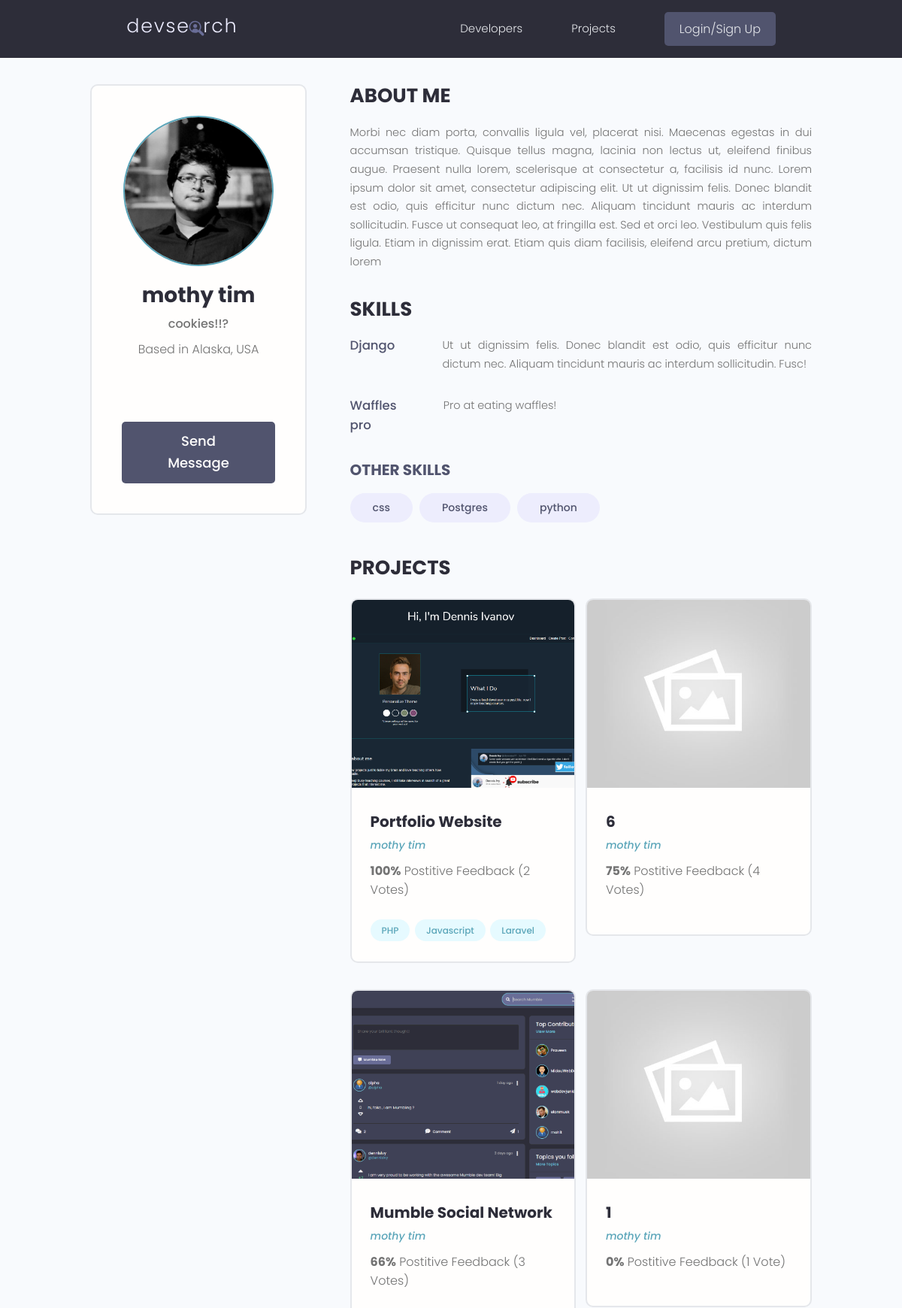
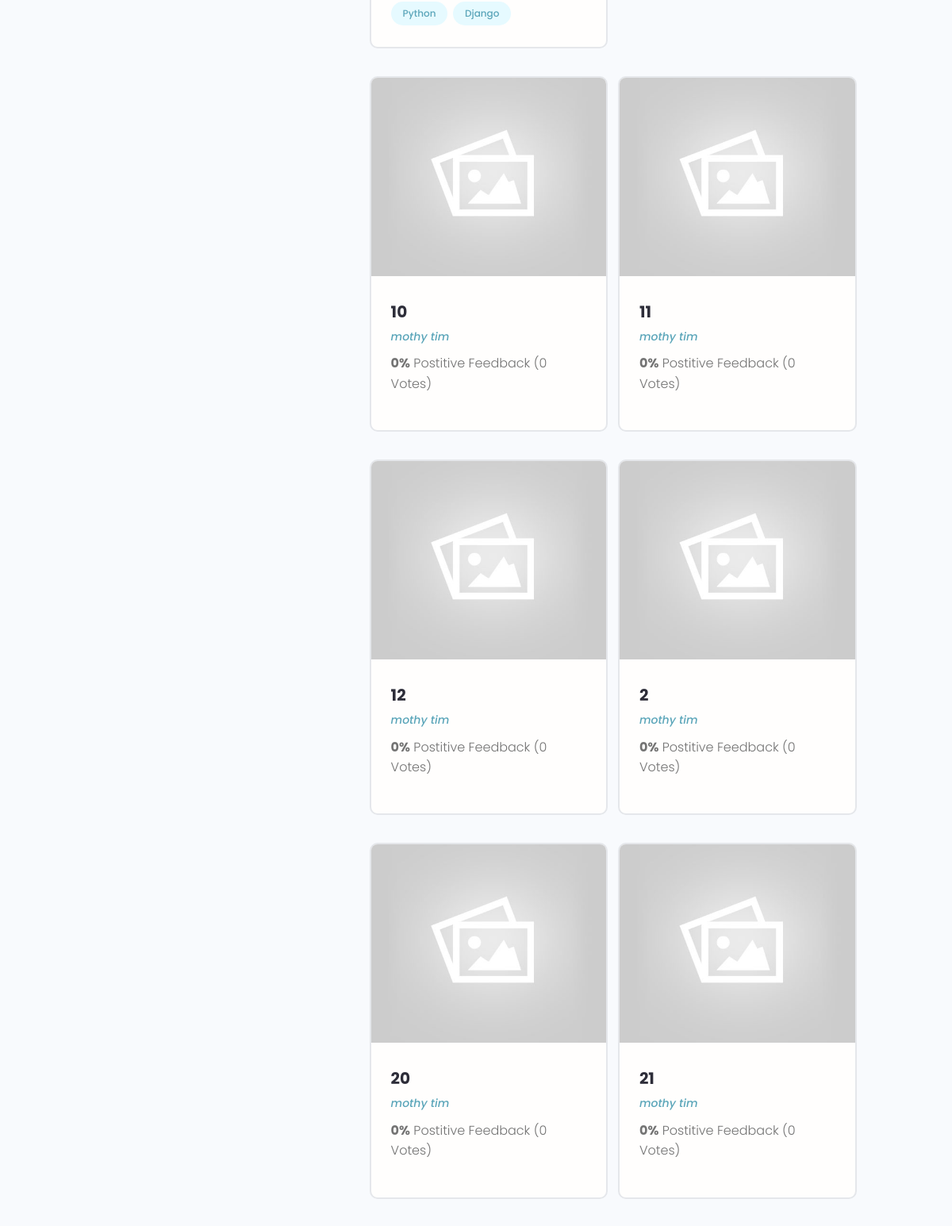
The page /profile/9c400456-2490-4f23-9a9f-ad32e36c8496/ (upper part) on the database its author committed (2 pictures, top to bottom).
### users/models.py (models this page shows, shortened)
class Profile(models.Model):
    user = models.OneToOneField(User, on_delete=models.CASCADE, null=True, blank=True)
    name = models.CharField(max_length=200, blank=True, null=True)
    email = models.EmailField(max_length=500, blank=True, null=True)
    username = models.CharField(max_length=200, blank=True, null=True)
    location = models.CharField(max_length=200, blank=True, null=True)
    short_intro = models.CharField(max_length=200, blank=True, null=True)
    bio = models.TextField(blank=True, null=True)
    profile_image = models.ImageField(blank=True, null=True, upload_to='profiles/', default="profiles/user-default.png")
    social_github = models.CharField(max_length=200, blank=True, null=True)
    social_twitter = models.CharField(max_length=200, blank=True, null=True)
    social_linkedin = models.CharField(max_length=200, blank=True, null=True)
    social_youtube = models.CharField(max_length=200, blank=True, null=True)
    social_website = models.CharField(max_length=200, blank=True, null=True)
    created = models.DateTimeField(auto_now_add=True)
    id = models.UUIDField(default=uuid.uuid4, unique=True, primary_key=True, editable=False)

class Skill(models.Model):
    owner = models.ForeignKey(Profile, on_delete=models.CASCADE, null=True, blank=True)
    name = models.CharField(max_length=200, blank=True, null=True)
    description = models.TextField(null=True,blank=True)
    created = models.DateTimeField(auto_now_add=True)
    id = models.UUIDField(default=uuid.uuid4, unique=True, primary_key=True, editable=False)

### projects/models.py (models this page shows, shortened)
class Project(models.Model):
    owner = models.ForeignKey(Profile, null=True, blank=True, on_delete=models.SET_NULL)
    title = models.CharField(max_length=200)
    description = models.TextField(null=True, blank=True)
    featured_image = models.ImageField(null=True, blank=True, default="default.jpg")
    demo_link = models.CharField(max_length=2000, null=True, blank=True)
    source_link = models.CharField(max_length=2000, null=True, blank=True)
    tags = models.ManyToManyField('Tag', blank=True)
    vote_total = models.IntegerField(default=0, null=True, blank=True)
    vote_ratio = models.IntegerField(default=0, null=True, blank=True)
    created = models.DateTimeField(auto_now_add=True)
    id = models.UUIDField(default=uuid.uuid4, unique=True, primary_key=True, editable=False)
    class Meta:
        ordering = ['-vote_ratio', '-vote_total', 'title']

class Tag(models.Model):
    name = models.CharField(max_length=200)
    created = models.DateTimeField(auto_now_add=True)
    id = models.UUIDField(default=uuid.uuid4, unique=True, primary_key=True, editable=False)

### users/views.py (the view)
# urls.py: path('profile/<str:pk>/', views.userProfile, name="user-profile"),
def userProfile(request, pk):
    profile = Profile.objects.get(id=pk)
    topSkills = profile.skill_set.exclude(description__exact="")
    otherSkills = profile.skill_set.filter(description="")
    context = {'profile':profile, 'topSkills':topSkills, 'otherSkills':otherSkills}
    return render(request, 'users/user-profile.html', context)

### users/templates/users/user-profile.html (shortened to what this page needs)
{% extends 'main.html' %}
{% block content %}
<main class="profile my-md">
    <div class="container">
      <div class="layout">
        <div class="column column--1of3">
          <div class="card text-center">
            <div class="card__body dev">
              <img class="avatar avatar--xl" src="{{ profile.profile_image.url }}" />
              <h2 class="dev__name">{{profile.name}}</h2>
              <p class="dev__title">{{profile.short_intro}}</p>
              <p class="dev__location">Based in {{profile.location}}</p>
              <ul class="dev__social">
              </ul>
              {% if request.user.profile.id != profile.id %}
              <a href="{% url 'create-message' profile.id %}" class="btn btn--sub btn--lg">Send Message </a>
              {% endif %}
            </div>
          </div>
        </div>
        <div class="column column--2of3">
          <div class="devInfo">
            <h3 class="devInfo__title">About Me</h3>
            <p class="devInfo__about">{{profile.bio}}</p>
          </div>
          <div class="devInfo">
            <h3 class="devInfo__title">Skills</h3>
            <div class="devInfo__skills">
              {% for skill in topSkills %}
              <div class="devSkill">
                <h4 class="devSkill__title">{{skill.name}}</h4>
                <p class="devSkill__info">
                 {{skill.description}}
                </p>
              </div>
              {% endfor %}
              <h3 class="devInfo__subtitle">Other Skills</h3>
              <div class="devInfo__otherSkills">
                {% for skill in otherSkills %}
                <span class="tag tag--pill tag--sub tag--lg">
                  <small>{{skill.name}}</small>
                </span>
                {% endfor %}
              </div>
            </div>
          </div>
          <div class="devInfo">
            <h3 class="devInfo__title">Projects</h3>
            <div class="grid grid--two">
              {% for project in profile.project_set.all %}
              <div class="column">
                <div class="card project">
                  <a href="{% url 'project' project.id %}" class="project">
                    <img class="project__thumbnail" src="{{project.featured_image.url}}" alt="project thumbnail" />
                    <div class="card__body">
                      <h3 class="project__title">{{project.title}}</h3>
                      <p><a class="project__author" href="{% url 'user-profile' project.owner.id %}">{{project.owner.name}}</a></p>
                      <p class="project--rating">
                        <span style="font-weight: bold;">{{project.vote_ratio}}%</span> Postitive
                        Feedback ({{project.vote_total}} Vote{{project.vote_total|pluralize:"s"}})
                      </p>
                      <div class="project__tags">
                        {% for tag in project.tags.all %}
                        <span class="tag tag--pill tag--main">
                          <small>{{tag.name}}</small>
                        </span>
                        {% endfor %}
                      </div>
                    </div>
                  </a>
                </div>
              </div>
              {% endfor %}
            </div>
          </div>
        </div>
      </div>
    </div>
  </main>
{% endblock content %}

### static/styles/app.css (style rules this page uses)
:root { --color-sub: #2d2d39; }
.btn--sub { background-color: var(--color-sub-light); }
.card { border: 2px solid var(--color-light); }
img { width: 100%; }
.profile .card > .dev { padding: 4rem; }
.dev__name { color: var(--color-sub); font-size: 2.8rem; font-weight: 700; margin-top: 1rem; margin-bottom: 0.5rem; }
.dev__title { font-size: 1.6rem; font-weight: 500; line-height: 1.3; }
.dev__location { margin-top: 1rem; }
.dev__social { margin: 3rem 0; list-style: none; display: flex; justify-content: center; gap: 1.5rem; }
.devInfo { margin-bottom: 3rem; }
.devInfo__title, .devInfo__subtitle { font-size: 2.6rem; color: var(--color-sub); text-transform: uppercase; font-weight: 700; margin-bottom: 1.5rem; }
.devInfo__subtitle { font-size: 2rem; color: var(--color-sub-light); }
.devInfo__about, .devSkill__info { font-size: 1.45rem; line-height: 1.7; text-align: justify; }
.devSkill { margin-bottom: 3rem; }
.devSkill__title { font-size: 1.65rem; font-weight: 500; color: var(--color-sub-light); }
@media screen and (min-width: 700px) { .devSkill { display: flex; justify-content: space-between; gap: 3rem; } }
@media screen and (min-width: 700px) { .devSkill__info { flex-basis: 80%; } }
.project__author { font-size: 1.4rem; font-style: italic; }
.project--rating { margin-bottom: 1.6em; margin-top: .5em; }
.project__thumbnail { height: 25rem; object-fit: cover; object-position: top center; }
.project__title { font-size: 2rem; font-weight: 700; color: var(--color-sub); }

### static/uikit/styles/modules/_variables.css (style rules this page uses)
:root { --color-main: #5aa5b9; --color-main-light: #e6faff; --color-sub: #3f4156; --color-sub-light: #51546e; --color-sub-lighter: #ededfd; --color-text: #737373; --color-gray: #8b8b8b; --color-light: #e5e7eb; --color-light-gray: #767676; --color-bg: #f8fafd; --color-white: #fffefd; --color-white-light: #f3f3f3; --color-success: #359e64; --color-success-bg: #def8e8; --color-error: #fc4b0b; --color-error-bg: #fff2ee; --font-base: 'Poppins', arial, helvetica, 'Segoe UI', roboto, ubuntu, sans-serif; --font-monospace: 'Fira Code', 'Courier New', courier, monospace; --font-regular: 300; --font-medium: 500; --font-bold: 700; --generic-shadow: 1px 1px 5px #00000010; --generic-transition: all 0.3s ease-in-out; }

### static/uikit/styles/modules/_base.css (style rules this page uses)
* { margin: 0; padding: 0; box-sizing: border-box; text-rendering: optimizeLegibility; color: inherit; font-size: inherit; }
html { font-size: 50%; }
@media only screen and (min-width: 480px) { html { font-size: 56.25%; } }
@media only screen and (min-width: 1200px) { html { font-size: 62.5%; } }
body { line-height: 1.6; font-weight: 400; font-size: 1.5rem; color: var(--color-text); background-color: var(--color-bg); min-height: 100vh; }

### static/uikit/styles/modules/_typography.css (style rules this page uses)
* { font-family: var(--font-base); }
h2 { font-size: 3.6rem; font-weight: var(--font-bold); }
h3 { font-size: 3.2rem; font-weight: var(--font-medium); }
h4 { font-size: 2.8rem; font-weight: var(--font-medium); }
p, span, strong { font-size: 1.6rem; color: var(--color-text); font-weight: var(--font-regular); }
a { padding-bottom: 2px; text-decoration: none; display: inline-block; color: var(--color-main); font-weight: var(--font-medium); }

### static/uikit/styles/modules/_utilities.css (style rules this page uses)
.container { width: 92%; max-width: 165rem; margin: 0 auto; box-sizing: border-box; }
@media screen and (min-width: 1000px) { .container { width: 90%; } }
@media screen and (min-width: 1200px) { .container { width: 80%; } }
.text-center { text-align: center; }
.my-md { margin: 3rem auto; }

### static/uikit/styles/modules/_avatar.css (style rules this page uses)
.avatar { border-radius: 50%; border: 2px solid var(--color-main); object-fit: cover; }
.avatar--xl { height: 20rem; width: 20rem; }

### static/uikit/styles/modules/_button.css (style rules this page uses)
.btn { display: inline-block; position: relative; cursor: pointer; background-color: var(--color-light); font-weight: var(--font-medium); color: var(--color-sub); text-decoration: none; padding: 1rem 2rem; border-radius: 0.5rem; border: none; width: -webkit-fit-content; width: -moz-fit-content; width: fit-content; height: -webkit-fit-content; height: -moz-fit-content; height: fit-content; font-size: 1.6rem; outline-width: 0; outline-color: transparent; -webkit-backface-visibility: hidden; backface-visibility: hidden; transition: all 0.3s ease-in-out; }
.btn--sub { background-color: var(--color-sub); color: var(--color-white); }
.btn--lg { font-size: 1.8rem; padding: 1.2rem 4.5rem; }

### static/uikit/styles/modules/_card.css (style rules this page uses)
.card { border-radius: 1rem; background-color: var(--color-white); border: 1.5px solid var(--color-light); width: auto; height: auto; margin-top: 0.5rem; margin-bottom: 0.5rem; overflow: hidden; }
.card__body, .card__header { padding: 2rem 2.5rem; }

### rows shown on the page
Profile: profile_image (picture), name "mothy tim", short_intro "cookies!!?", location "Alaska, USA", bio "Morbi nec diam porta, convallis ligula vel, placerat nisi. Maecenas egestas in dui accumsan tristique. Quisque tellus magna, lacinia non lectus ut, eleifend finibus augue. Praesent nulla lorem, scelerisque at consectetur a, facilisis id nunc. Lorem ipsum dolor sit amet, consectetur adipiscing elit. Ut ut dignissim felis. Donec blandit est odio, quis efficitur nunc dictum nec. Aliquam tincidunt mauris ac interdum sollicitudin. Fusce ut consequat leo, at fringilla est. Sed et orci leo. Vestibulum quis felis ligula. Etiam in dignissim erat. Etiam quis diam facilisis, eleifend arcu pretium, dictum lorem"
Skill: name "Django", description "Ut ut dignissim felis. Donec blandit est odio, quis efficitur nunc dictum nec. Aliquam tincidunt mauris ac interdum sollicitudin. Fusc!"
Skill: name "Waffles pro", description "Pro at eating waffles!"
Skill: name "css"
Skill: name "Postgres"
Skill: name "python"
Project: featured_image (picture), title "Portfolio Website", owner.name "mothy tim", vote_ratio "100", vote_total "2"
Tag: name "PHP"
Tag: name "Javascript"
Tag: name "Laravel"
Project: featured_image (placeholder picture), title "6", owner.name "mothy tim", vote_ratio "75", vote_total "4"
Project: featured_image (picture), title "Mumble Social Network", owner.name "mothy tim", vote_ratio "66", vote_total "3"
Tag: name "Python"
Tag: name "Django"
Project: featured_image (placeholder picture), title "1", owner.name "mothy tim", vote_ratio "0", vote_total "1"
Project: featured_image (placeholder picture), title "10", owner.name "mothy tim", vote_ratio "0", vote_total "0"
Project: featured_image (placeholder picture), title "11", owner.name "mothy tim", vote_ratio "0", vote_total "0"
Project: featured_image (placeholder picture), title "12", owner.name "mothy tim", vote_ratio "0", vote_total "0"
Project: featured_image (placeholder picture), title "2", owner.name "mothy tim", vote_ratio "0", vote_total "0"
Project: featured_image (placeholder picture), title "20", owner.name "mothy tim", vote_ratio "0", vote_total "0"
Project: featured_image (placeholder picture), title "21", owner.name "mothy tim", vote_ratio "0", vote_total "0"
